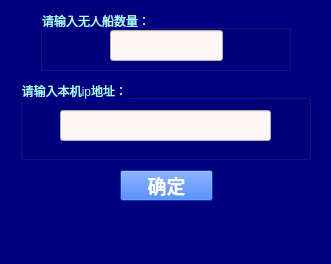
<?xml version="1.0" encoding="UTF-8"?>
<ui version="4.0">
 <class>MainWindow</class>
 <widget class="QMainWindow" name="MainWindow">
  <property name="geometry">
   <rect>
    <x>0</x>
    <y>0</y>
    <width>331</width>
    <height>264</height>
   </rect>
  </property>
  <property name="windowTitle">
   <string>必要信息</string>
  </property>
  <property name="styleSheet">
   <string notr="true">background-color: rgb(0, 0, 126);</string>
  </property>
  <widget class="QWidget" name="centralwidget">
   <widget class="QPushButton" name="set_num">
    <property name="geometry">
     <rect>
      <x>120</x>
      <y>170</y>
      <width>93</width>
      <height>31</height>
     </rect>
    </property>
    <property name="font">
     <font>
      <family>黑体</family>
      <pointsize>14</pointsize>
      <weight>75</weight>
      <bold>true</bold>
     </font>
    </property>
    <property name="styleSheet">
     <string notr="true">background-color: rgb(0, 85, 255);
color: rgb(255, 255, 255);</string>
    </property>
    <property name="text">
     <string>确定</string>
    </property>
   </widget>
   <widget class="QGroupBox" name="groupBox">
    <property name="geometry">
     <rect>
      <x>40</x>
      <y>10</y>
      <width>251</width>
      <height>61</height>
     </rect>
    </property>
    <property name="styleSheet">
     <string notr="true">color: rgb(170, 255, 255);</string>
    </property>
    <property name="title">
     <string>请输入无人船数量：</string>
    </property>
    <widget class="QLineEdit" name="ask_num">
     <property name="geometry">
      <rect>
       <x>70</x>
       <y>20</y>
       <width>113</width>
       <height>31</height>
      </rect>
     </property>
     <property name="font">
      <font>
       <family>Times New Roman</family>
       <pointsize>12</pointsize>
       <weight>75</weight>
       <bold>true</bold>
      </font>
     </property>
     <property name="styleSheet">
      <string notr="true">background-color: rgb(255, 246, 247);
color: rgb(0, 0, 0);</string>
     </property>
    </widget>
   </widget>
   <widget class="QGroupBox" name="groupBox_2">
    <property name="geometry">
     <rect>
      <x>20</x>
      <y>80</y>
      <width>291</width>
      <height>80</height>
     </rect>
    </property>
    <property name="styleSheet">
     <string notr="true">color: rgb(170, 255, 255);</string>
    </property>
    <property name="title">
     <string>请输入本机ip地址：</string>
    </property>
    <widget class="QLineEdit" name="ask_ip">
     <property name="geometry">
      <rect>
       <x>40</x>
       <y>30</y>
       <width>211</width>
       <height>31</height>
      </rect>
     </property>
     <property name="font">
      <font>
       <family>Times New Roman</family>
       <pointsize>12</pointsize>
       <weight>75</weight>
       <bold>true</bold>
      </font>
     </property>
     <property name="styleSheet">
      <string notr="true">background-color: rgb(255, 246, 247);
color: rgb(0, 0, 0);</string>
     </property>
    </widget>
   </widget>
  </widget>
  <widget class="QMenuBar" name="menubar">
   <property name="geometry">
    <rect>
     <x>0</x>
     <y>0</y>
     <width>331</width>
     <height>26</height>
    </rect>
   </property>
  </widget>
  <widget class="QStatusBar" name="statusbar"/>
 </widget>
 <resources/>
 <connections/>
</ui>
